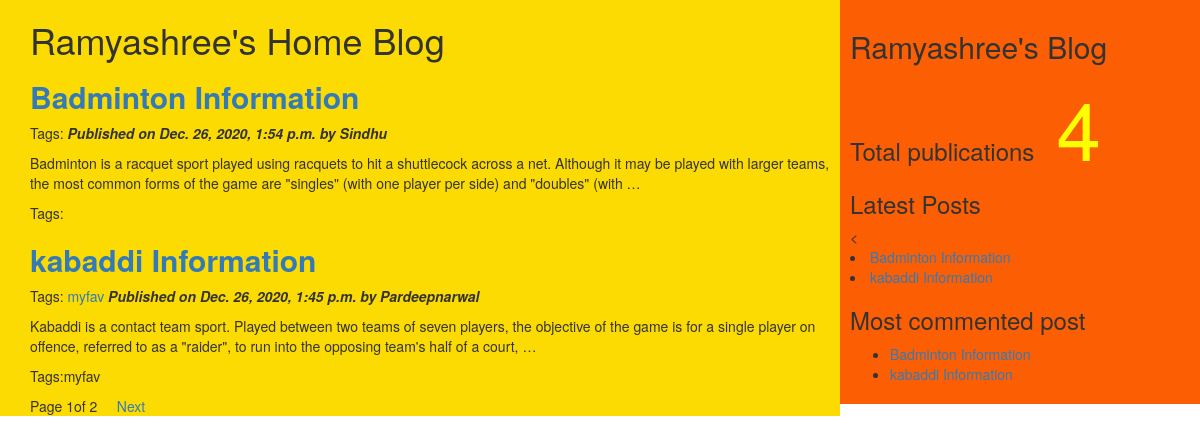
The page / on the database its author committed.
### myApp/models.py (models this page shows, shortened)
class Post(models.Model):
    tags=TaggableManager()
    STATUS_CHOICE=(('draft','Draft'),('published','Published'))
    title=models.CharField(max_length=256)
    slug=models.SlugField(max_length=50,unique_for_date='publish')
    author=models.ForeignKey(User,related_name='blog_posts',on_delete=models.CASCADE)
    body=models.TextField()
    publish=models.DateTimeField(default=timezone.now)
    created=models.DateTimeField(auto_now_add=True)
    updated=models.DateTimeField(auto_now=True)
    status=models.CharField(max_length=20,choices=STATUS_CHOICE,default='draft')
    objects=CustomManager()
    class Meta:
        ordering=('-publish',)
    def get_absolute_url(self):
        return reverse('post_detail',args=[self.publish.year,self.publish.strftime('%m'),self.publish.strftime('%d'),self.slug])

### myApp/views.py (the view)
# urls.py: url(r'^$',views.post_list_view),
def post_list_view(request,tag_slug=None):
    post_list=Post.objects.all()
    tag=None
    if tag_slug:
        tag=get_object_or_404(Tag,slug=tag_slug)
        post_list=post_list.filter(tags__in=[tag])
    paginator=Paginator(post_list,2)
    page_number=request.GET.get('page')
    try:
      post_list=paginator.page(page_number)
    except PageNotAnInteger:
      post_list=paginator.page(1)
    except EmptyPage:
      post_list=paginator.page(paginator.num_pages)
    d={'post_list':post_list,'tag':tag}
    return render(request,'myApp/post_list.html',d)

### myApp/models.py (called while the page is built)
    def get_queryset(self):
        return super().get_queryset().filter(status='published')

### myApp/templatetags/mytags.py (called while the page is built)
@register.simple_tag
def total_posts():
    return Post.objects.count()

@register.inclusion_tag('myApp/latest_post.html')
def show_latest_post(count=3):
     latest_posts=Post.objects.order_by('-publish')[:count]
     return {'latest_posts':latest_posts}

@register.simple_tag
def get_most_commented_posts(count=2):
    return Post.objects.annotate(total_comments=Count('comments')).order_by('-total_comments')[:count]

### templates/myApp/post_list.html (shortened to what this page needs)
<!DOCTYPE html>
<html lang="en" dir="ltr">
  {%extends 'myApp/parent.html'%}
    {%block content_block%}
    <h1 >Ramyashree's Home Blog</h1>
    {%for post in post_list%}
    <a href="{{post.get_absolute_url}}"><h2><b>{{post.title}}</b></h2></a>
    <p>Tags:
      {%for t in post.tags.all%}
      <a href="{%url "post_list_by_tag_name" t.slug %}">{{t.name}}</a>
      {%endfor%}
  <i><b>  Published on {{post.publish}} by {{post.author|title}}</b></i>
    {{post.body|truncatewords:40|linebreaks}}
    <p>Tags:{{post.tags.all|join:','}}</p>
    {%endfor%}
    {%include 'myApp/pagination.html' with page=post_list%}
    {%endblock%}

### templates/myApp/parent.html (shortened to what this page needs)
<!DOCTYPE html>
<html lang="en" dir="ltr">
{%load mytags%}
  <head>
<link rel="stylesheet" href="https://maxcdn.bootstrapcdn.com/bootstrap/3.3.7/css/bootstrap.min.css">
  </head>
  <body>
    <div class="content" style="height:300%;width:70%;float:left;background-color:#fcdb03;padding:0 0 0 30px;">
      {%block content_block%}
      {%endblock%}
    </div>
    <div class="sidebar" style="height:300%;width:30%;float:right;background-color:#fc5e03;padding:10px;">
      <h2>Ramyashree's Blog</h2>
  <h3>Total publications<span style="color:yellow;font-size:80px">
{%total_posts%}
</span></h3>
<h3>Latest Posts</h3><span>
{%show_latest_post 2%}</span>
<h3>Most commented post</h3>
{%get_most_commented_posts as m%}
<ul>
  {%for post in m%}
  <li><a href="{{post.get_absolute_url}}">{{post.title}}</a>
  </li>
  {%endfor%}
</ul>
    </div>
  </body>
</html>

### templates/myApp/latest_post.html
<<!DOCTYPE html>
<html lang="en" dir="ltr">
  <head>
  </head>
  <body>
    {%for post in latest_posts%}
    <li><a href="{{post.get_absolute_url}}">{{post.title}}</a></li>
    {%endfor%}
  </body>
</html>

### rows shown on the page
Post: title "Badminton Information", publish "Dec. 26, 2020, 1:54 p.m.", author "Sindhu", body "Badminton is a racquet sport played using racquets to hit a shuttlecock across a net. Although it may be played with larger teams, the most common forms of the game are \"singles\" (with one player per side) and \"doubles\" (with …"
Post: title "kabaddi Information", publish "Dec. 26, 2020, 1:45 p.m.", author "Pardeepnarwal", body "Kabaddi is a contact team sport. Played between two teams of seven players, the objective of the game is for a single player on offence, referred to as a \"raider\", to run into the opposing team's half of a court, …", tags.all "myfav"
Tag: name "myfav"

### other values the page prints
{{ page.number }} "1"
{{ page.paginator.num_pages }} "2"
